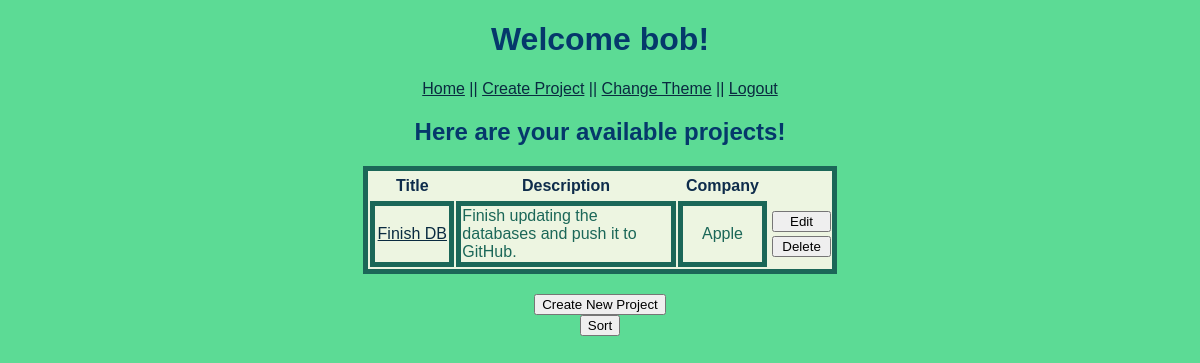
The page /index/sort (signed in) on the database as committed earlier.
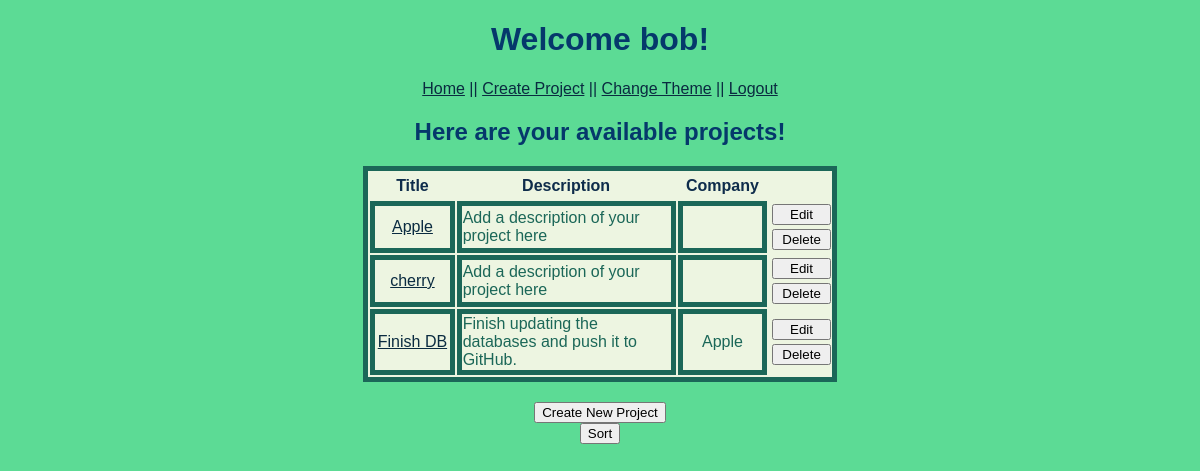
The same page on the database as committed later.
### models.py (models this page shows, shortened)
class Project(db.Model):
    id = db.Column('id', db.Integer, primary_key = True)
    title = db.Column('title', db.String(200))
    detail = db.Column('detail', db.String(1000))
    company_name = db.Column('company_name', db.String(100))

### app.py (the view)
@app.route('/index/sort')
def sort():
    if session.get('user'):
        projects = find_projects()
        projects.sort(key = lambda project:project.title.lower())
        return render_template("index.html", user=session['user'], user_projects=projects, theme=session['user_theme'])
    return redirect(url_for('login'))

### models.py (called while the page is built)
def find_projects():
    return db.session.query(Project).all()

### templates/index.html (shortened to what this page needs)
<!DOCTYPE html>
<html lang="en">
    <head>
        {% if theme == 1 %}
            <link rel="stylesheet" href="{{ url_for('static', filename='main.css')}}">
        {% elif theme == 3 %}
        <link rel="stylesheet" href="{{ url_for('static', filename='third.css')}}">
        {% else %}
            <link rel="stylesheet" href="{{ url_for('static', filename='second.css')}}">
        {% endif %}
    </head>
    <body>
        <h1>Welcome {{user}}!</h1>
        <nav>
            <a href="{{ url_for('index') }}">Home</a> <span class="nav-spacing">||</span>
            <a href="{{ url_for('new_project') }}">Create Project</a> <span class="nav-spacing">||</span>
            <a href="{{ url_for('change_style', theme_id=theme) }}" method = "get">Change Theme</a> <span class="nav-spacing">||</span>
            <a href="{{ url_for('logout') }}">Logout</a>
        </nav>
        <div class="table-header">
            <h2>Here are your available projects!</h2>
        </div>
        <div class="box">
            <table class="insideBox">
                <tr>
                    <td><h3>Title</h3></td>
                    <td><h3>Description</h3></td>
                    <td><h3>Company</h3></td>
                </tr>
                {% for project in user_projects %}
                <tr>
                    <td class="tableRow"><a href="{{ url_for('get_project', project_id=project.id) }}">{{project.title}}</a></td>
                    <td class="tableRow2">{{project.detail}}</a></td>
                    <td class="tableRow">{{project.company_name}}</a></td>
                    <td>
                        <form action="{{url_for('edit_project',project_id=project.id)}}" method = "get">
                            <input type="submit" value="Edit">
                        </form>
                        <form action="{{url_for('delete_project',project_id=project.id)}}" method = "post">
                            <input type="submit" value="Delete">
                        </form>
                    </td>
                </tr>
                {% endfor %}
            </table>
            <div class="projectView">
                <form action="{{ url_for('new_project') }}">
                    <input type="submit" value="Create New Project">
                </form>
                <form action="{{url_for('sort')}}">
                    <input type="submit" value="Sort">
                </form>
            </div>
        </div>
    </body>
</html>

### static/main.css (style rules this page uses)
* { font-family: 'Gill Sans', 'Gill Sans MT', Calibri, 'Trebuchet MS', sans-serif; }
h1 { color:#05386B; text-align: center; }
h2 { color: #05386B; }
h3 { color:#0e2c4b; font-size: 16px; }
body { background:#5CDB95; }
a, .nav-spacing { color: inherit; color: #0a2b40; }
nav { text-align: center; }
.box { color: #1b6758; width: 40%; text-align: center; margin: 0px auto; }
.table-header { text-align: center; margin: 0px auto; }
.insideBox { background-color: #edf5e1; text-align: left; border: 5px solid; margin-bottom: 20px; width: 100%; }
.insideBox h3 { text-align: center; margin: 3px; }
.tableRow { border: 5px solid #1b6758; width: 5em; text-align: center; }
.tableRow2 { border: 5px solid #1b6758; width: 15em; }
.insideBox input[type=submit] { margin: 2px; width: 100%; }
.projectView { text-align: center; }

Rows that differ between the two databases and show on the page:
added Project: title "Apple", detail "Add a description of your project here"
added Project: title "cherry", detail "Add a description of your project here"
